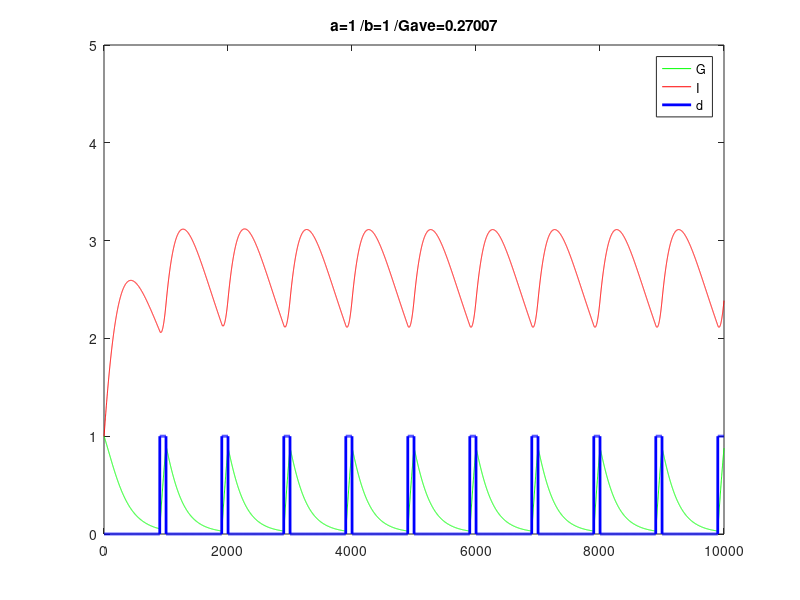

The MATLAB script that drew this image:
dt=0.01;Tmax=10000;dint=1000;
d=zeros(1,Tmax);d(dint-100:dint)=1;%Or, d(dint-100:dint)=0.5;
d=repmat(d(1,1:dint),1,fix(Tmax/dint));
G=zeros(1,Tmax);G(1)=1;     %Glucose concentration
I=zeros(1,Tmax);I(1)=1;     %Insulin concentration
a=1;b=1;k1=0.1;k2=0.1;      %Or, b=0 or a=0
for T=1:Tmax-1
    G(T+1)=G(T)+dt*( -k1*G(T)*(1+a*I(T))      +   d(T)  );
    I(T+1)=I(T)+dt*(   b*G(T)  - k2*I(T));
end
Gave=sum(G(1,Tmax/2+1:Tmax))*2/Tmax;
X=1:Tmax;
plot(X,G,'g',X,I,'r',X,d,'b','Linewidth',2);ylim([0 5]);legend('G','I','d');
title(strcat('a=',num2str(a),' /b=',num2str(b),' /Gave=',num2str(Gave)));